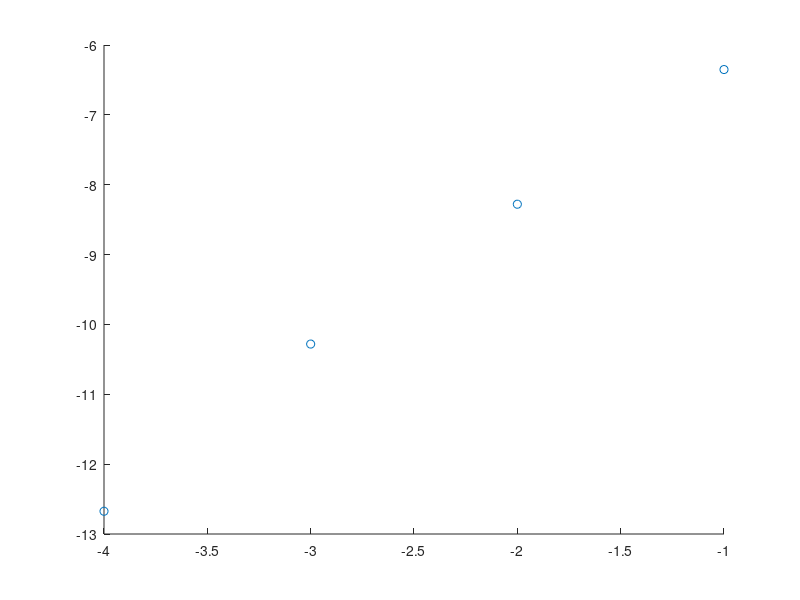

This figure's MATLAB source:
figure
k = 1e-9;
H = [1e-1,1e-2,1e-3,1e-4];
err=[];
for h = H
x = (h:h:1-h)';
N = size(x,1);
B = zeros(N);
B(1,1) = 1 - 2*k/h^2;
B(1,2) = k/h^2;
B(N,N-1) = k/h^2;
B(N,N) = 1 - 2*k/h^2;
for i=2:N-1
    B(i,i) = 1 - 2*k/h^2;
    B(i,i-1) = k/h^2;
    B(i,i+1) = k/h^2;
end
u = 0.5*sin(6*pi*x) + sin(pi*x);

T = 10;
U = zeros(N,T);
U_exact = zeros(N,T);
for t=1:T
    u = B*u;
    U(:,t) = u;
    U_exact(:,t) = 0.5*exp(-36*pi^2*k*t).*sin(6*pi*x) ...
        + exp(-pi^2*k*t).*sin(pi*x);
    %plot([0;x;1],[0;u;0],[0;x;1],[0;U_exact(:,t);0])
    %pause(0.1);
end

err = [err max(max(abs(U_exact-U)))];
end
scatter(log10(H),log10(err))